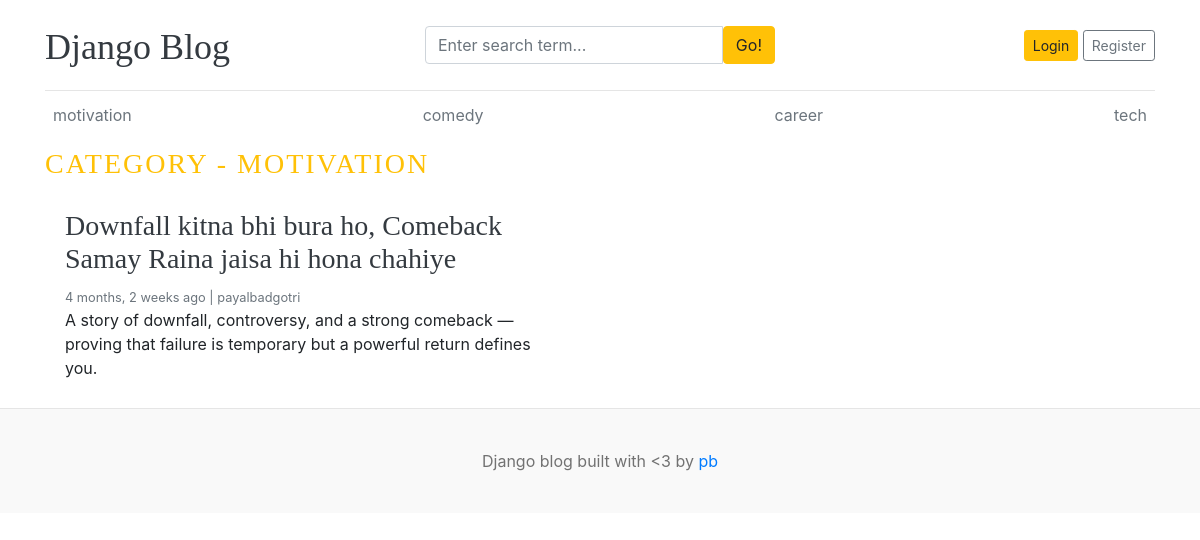
Page /category/1/ on the committed database.
### blogs/models.py (models this page shows, shortened)
class Category(models.Model):
    category_name = models.CharField(max_length=50, unique=True)
    created_at = models.DateTimeField(auto_now_add=True)
    updated_at = models.DateTimeField(auto_now=True)
    class Meta:
        verbose_name_plural = 'categories'
    def __str__(self):
        return self.category_name

class Blog(models.Model):
    title = models.CharField(max_length=100)
    slug = models.SlugField(max_length=150, unique=True, blank=True)
    category = models.ForeignKey(Category, on_delete=models.CASCADE)
    author = models.ForeignKey(User, on_delete=models.CASCADE)
    featured_image = models.ImageField(upload_to='uploads/%Y/%m/%d')
    short_description = models.TextField(max_length=500)
    blog_body = models.TextField(max_length=2000)
    status = models.CharField(max_length=20, choices=STATUS_CHOICES, default="Draft")
    is_featured = models.BooleanField(default=False)
    created_at = models.DateTimeField(auto_now_add=True)
    updated_at = models.DateTimeField(auto_now=True)

### blogs/views.py (the view)
# urls.py: path('<int:category_id>/', views.posts_by_category, name='posts_by_category')
def posts_by_category(request, category_id):
    posts = Blog.objects.filter(status='Published', category=category_id)
    category = get_object_or_404(Category, pk=category_id)
    context = {
        'posts': posts,
        'category': category,
    }
    return render(request, 'posts_by_category.html', context)

### blogs/context_processors.py (called while the page is built)
def get_categories(request):
    categories = Category.objects.all()
    return dict(categories=categories)

### templates/posts_by_category.html
{% extends 'base.html' %}
{% block content %}
  <h3 class="text-uppercase text-warning" style="letter-spacing: 2px;">Category - {{ category }}</h3>
  <div class="row mb-2">
    {% if posts %}
    {% for post in posts %}
    <div class="col-md-6">
      <div class="card border-0" >
        <div class="card-body">
          <h3><a href="{% url 'blogs' post.slug  %}" class="text-dark">{{ post.title }}</a></h3>
          <small class="mb-1 text-muted">{{ post.created_at | timesince }} ago | {{ post.author }}</small>
          <p class="card-text">{{ post.short_description | truncatewords:25 }}</p>
        </div>
      </div>
    </div>
    {% endfor %}
    {% else %}
    <p>No posts found</p>
    {% endif %}
  </div>
</div>
{% endblock %}

### templates/base.html (shortened to what this page needs)
{% load static %}
<!DOCTYPE html>
<html lang="en">
<head>
    <link href="https://getbootstrap.com/docs/4.0/dist/css/bootstrap.min.css" rel="stylesheet">
    <link href="{% static 'css/blog.css' %}" rel="stylesheet">
    <link rel="stylesheet" href="https://cdnjs.cloudflare.com/ajax/libs/font-awesome/4.7.0/css/font-awesome.min.css">
  </head>
<body>
    <div class="container">
      <header class="blog-header py-3">
        <div class="row flex-nowrap justify-content-between align-items-center">
          <div class="col-4 pt-1">
            <a class="blog-header-logo text-dark" href="/">Django Blog</a>
          </div>
          <div class="col-4">
            <form action="{% url 'search' %}" method="GET">
              <div class="input-group">
                <input class="form-control" type="text" name="keyword" value="{{ keyword }}" placeholder="Enter search term..." aria-label="Enter search term..." aria-describedby="button-search" />
                <button type="submit" class="btn btn-warning" id="button-search" type="button">Go!</button>
            </div>
            </form>
          </div>
          <div class="col-4 d-flex justify-content-end align-items-center">
            {% if not user.is_authenticated %}
            <a class="btn btn-sm btn-warning" href="{% url 'login' %}">Login</a> &nbsp;
            <a class="btn btn-sm btn-outline-secondary" href="{% url 'register' %}">Register</a>
            {% else %}
            <span><a href="{% url 'dashboard' %}">Dashboard</a></span>
            &emsp;
            <span><a href="{% url 'logout' %}">Logout</a></span>
            {% endif %}
          </div>
        </div>
      </header>
      <div class="nav-scroller py-1 mb-2">
        <nav class="nav d-flex justify-content-between">
          {% for cat in categories %}
          <a class="p-2 text-muted" href="{% url 'posts_by_category' cat.id %}">{{ cat.category_name }}</a>
          {% endfor %}
        </nav>
      </div>
{% block content %}
{% endblock %}
<footer class="blog-footer">
    <p>Django blog built with <3 by <a href="#">pb</a></p>
  </footer>
  </body>
  </html>

### blog_main/static/css/blog.css (style rules this page uses)
.blog-header { border-bottom: 1px solid #e5e5e5; }
.blog-header-logo { font-family: "Playfair Display", Georgia, "Times New Roman", serif; font-size: 2.25rem; }
h1, h2, h3, h4, h5, h6 { font-family: "Playfair Display", Georgia, "Times New Roman", serif; }
.blog-footer { padding: 2.5rem 0; color: #727272; text-align: center; background-color: #f9f9f9; border-top: .05rem solid #e5e5e5; }
.blog-footer p:last-child { margin-bottom: 0; }

### rows in the picture
Category: category_name "motivation", category_name "MOTIVATION"
Category: category_name "comedy"
Category: category_name "career"
Category: category_name "tech"
Blog: title "Downfall kitna bhi bura ho, Comeback Samay Raina jaisa hi hona chahiye", created_at "4 months, 2 weeks", author "payalbadgotri", short_description "A story of downfall, controversy, and a strong comeback — proving that failure is temporary but a powerful return defines you."
